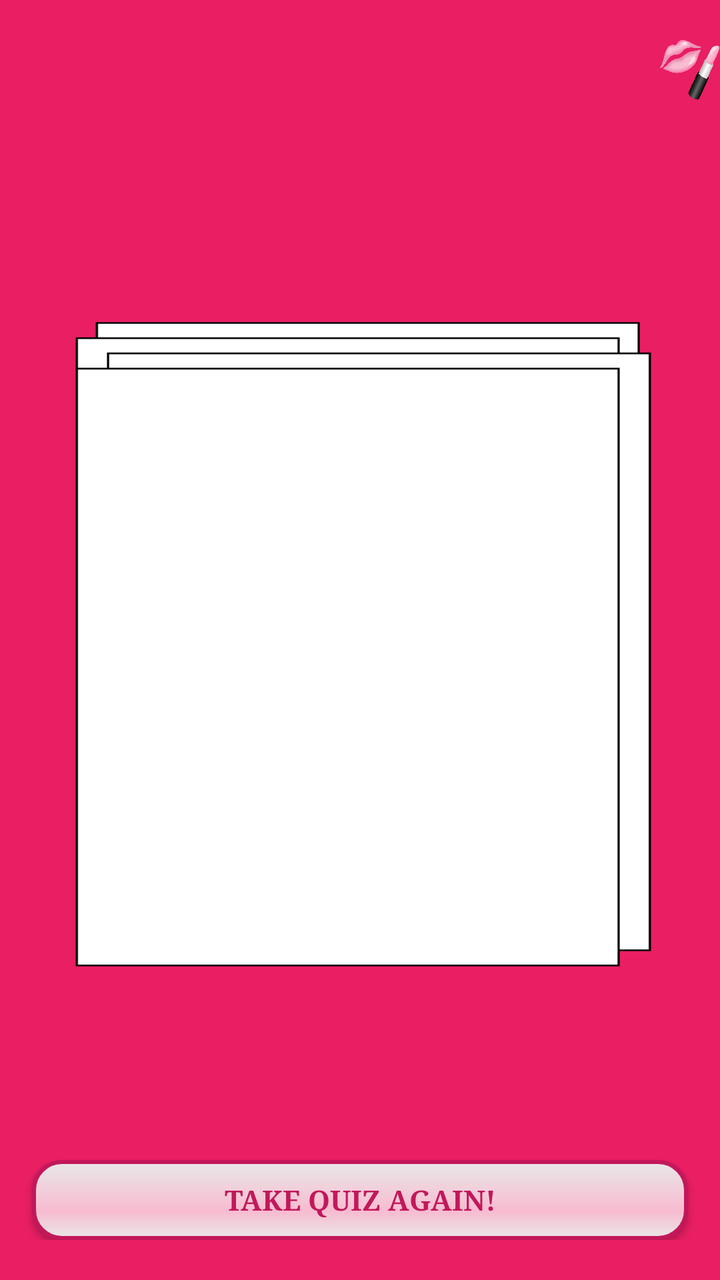
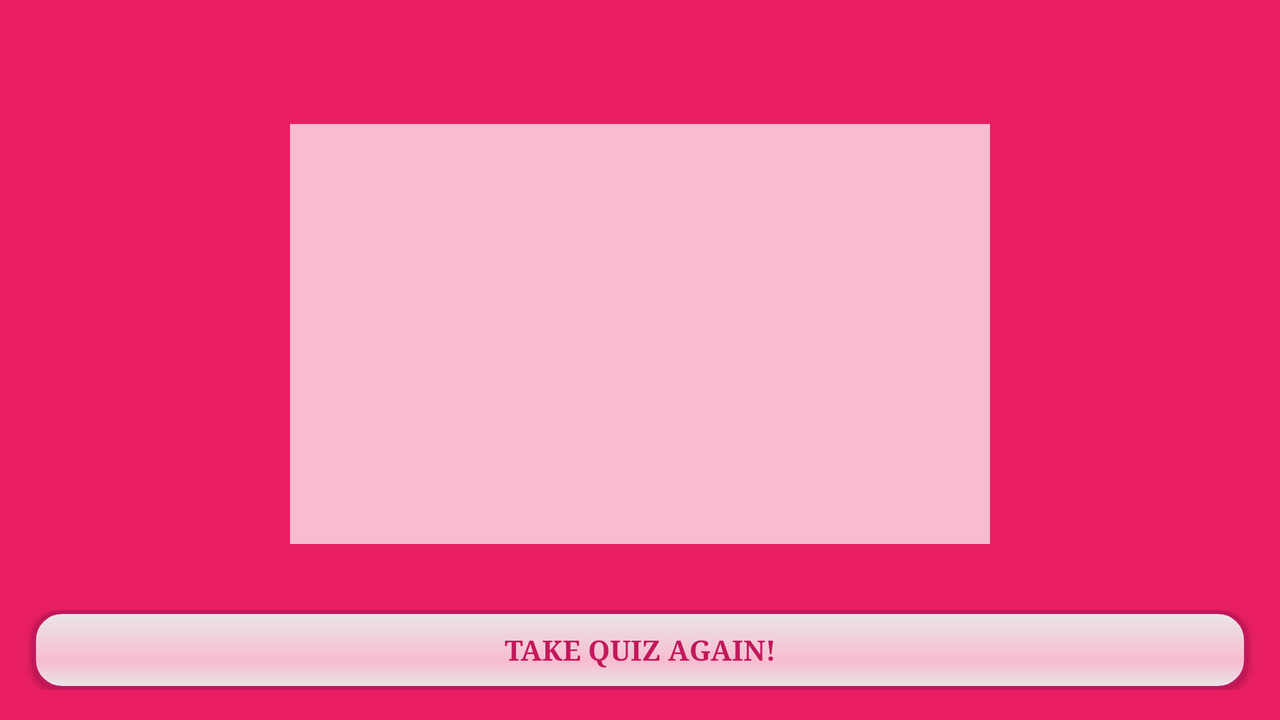

The same Android screen from two of the app's own layout files: first res/layout/ as a phone draws it, then the repository's variant for another configuration, drawn on a device whose configuration selects that folder. Both files follow.
<!-- AndroidManifest.xml: application theme AppTheme -->
<!-- res/layout/activity_results.xml -->
<?xml version="1.0" encoding="utf-8"?>
<RelativeLayout xmlns:android="http://schemas.android.com/apk/res/android"
                android:orientation="vertical"
                android:layout_width="match_parent"
                android:layout_height="match_parent"
                android:background="#E91E63"
                android:paddingBottom="20dp"
                android:paddingTop="20dp">


    <ImageView
        android:layout_width="340dp"
        android:layout_height="350dp"
        android:id="@+id/imageView2"
        android:layout_centerHorizontal="true"
        android:layout_centerVertical="true"
        android:background="@drawable/notecards2" />

    <TextView
        android:layout_width="270dp"
        android:layout_height="350dp"
        android:id="@+id/textView4"
        android:layout_centerVertical="true"
        android:layout_centerHorizontal="true"
        android:padding="10dp"
        android:paddingLeft="30dp"
        android:paddingRight="30dp"
        android:typeface="serif"
        android:textStyle="bold|italic"
        android:textSize="15dp"
        android:gravity="center_vertical|center_horizontal"
        android:textColor="#000000" />

    <ImageButton
        android:layout_width="30dp"
        android:layout_height="30dp"
        android:id="@+id/arrowLeft"
        android:layout_centerVertical="true"
        android:background="@drawable/arrow_left"
        android:layout_toEndOf="@+id/textView4"
        android:layout_alignParentLeft="true"/>

    <ImageButton
        android:layout_width="30dp"
        android:layout_height="30dp"
        android:id="@+id/arrowRight"
        android:layout_centerVertical="true"
        android:layout_toStartOf="@+id/textView4"
        android:background="@drawable/arrow_right"
        android:layout_alignParentLeft="false"
        android:layout_alignParentRight="true"/>

    <Button
        style="?android:attr/buttonStyleSmall"
        android:layout_width="fill_parent"
        android:layout_height="40dp"
        android:background="@drawable/button_shape"
        android:text="Take Quiz Again!"
        android:textColor="#C2185B"
        android:id="@+id/quizAgainButton"
        android:textStyle="bold"
        android:typeface="serif"
        android:layout_marginLeft="16dp"
        android:layout_marginRight="16dp"
        android:layout_alignParentBottom="true"
        android:layout_centerHorizontal="true"/>

    <TextView
        android:layout_width="fill_parent"
        android:layout_height="wrap_content"
        android:id="@+id/title"
        android:layout_alignParentTop="true"
        android:layout_alignParentStart="true"
        android:layout_centerHorizontal="true"
        android:typeface="serif"
        android:textStyle="bold|italic"
        android:textSize="20dp"
        android:gravity="center_vertical|center_horizontal"/>

    <ImageButton
        android:layout_width="40dp"
        android:layout_height="30dp"
        android:id="@+id/imageButton3"
        android:background="@drawable/lips_and_lipstick"
        android:layout_alignParentTop="true"
        android:layout_alignStart="@+id/arrowRight"/>

</RelativeLayout>
<!-- resources referenced by this layout -->
<resources>
  <!-- drawable button_shape (drawable) -->
  <?xml version="1.0" encoding="utf-8"?>
  <shape xmlns:android="http://schemas.android.com/apk/res/android" android:shape="rectangle" >
      <corners
          android:radius="14dp"
          />
      <gradient
          android:angle="90"
          android:centerX="35%"
          android:centerColor="#F8BBD0"
          android:startColor="#E8E8E8"
          android:endColor="#E8E8E8"
          android:type="linear"
          />
      <padding
          android:left="0dp"
          android:top="0dp"
          android:right="0dp"
          android:bottom="0dp"
          />
      <size
          android:width="211dp"
          android:height="73dp"
          />
      <stroke
          android:width="2dp"
          android:color="#C2185B"
          />
  </shape>
  <!-- drawable lips_and_lipstick: png bitmap (drawable, 175387 bytes) -->
  <!-- drawable notecards2: png bitmap (drawable, 15334 bytes) -->
  <style name="AppTheme" parent="Theme.AppCompat.Light.DarkActionBar">
  
      </style>
</resources>
<!-- res/layout-land/activity_results.xml (the repository's variant of the layout above) -->
<!-- drawn on the phone turned sideways -->
<?xml version="1.0" encoding="utf-8"?>
<RelativeLayout xmlns:android="http://schemas.android.com/apk/res/android"
                android:orientation="vertical"
                android:layout_width="match_parent"
                android:layout_height="match_parent"
                android:background="#E91E63"
                android:paddingBottom="15dp"
                android:paddingTop="20dp">

    <TextView
        android:layout_width="350dp"
        android:layout_height="210dp"
        android:id="@+id/textView4"
        android:background="#F8BBD0"
        android:typeface="serif"
        android:textStyle="bold|italic"
        android:paddingTop="10dp"
        android:layout_below="@+id/title"
        android:layout_centerHorizontal="true"
        android:gravity="center"/>

    <ImageButton
        android:layout_width="30dp"
        android:layout_height="30dp"
        android:id="@+id/arrowLeft"
        android:layout_centerVertical="true"
        android:background="@drawable/arrow_left"
        android:layout_toEndOf="@+id/textView4"
        android:layout_alignParentLeft="true"/>

    <ImageButton
        android:layout_width="30dp"
        android:layout_height="30dp"
        android:id="@+id/arrowRight"
        android:layout_centerVertical="true"
        android:layout_toStartOf="@+id/textView4"
        android:background="@drawable/arrow_right"
        android:layout_alignParentLeft="false"
        android:layout_alignParentRight="true"/>

    <Button
        style="?android:attr/buttonStyleSmall"
        android:layout_width="fill_parent"
        android:layout_height="40dp"
        android:background="@drawable/button_shape"
        android:text="Take Quiz Again!"
        android:textColor="#C2185B"
        android:id="@+id/quizAgainButton"
        android:textStyle="bold"
        android:typeface="serif"
        android:layout_marginLeft="16dp"
        android:layout_marginRight="16dp"
        android:layout_alignParentBottom="true"/>

    <TextView
        android:layout_width="fill_parent"
        android:layout_height="wrap_content"
        android:id="@+id/title"
        android:layout_alignParentTop="true"
        android:layout_alignParentStart="true"
        android:layout_centerHorizontal="true"
        android:typeface="serif"
        android:textStyle="bold|italic"
        android:textSize="20dp"
        android:gravity="center_vertical|center_horizontal"
        android:layout_marginBottom="15dp"/>

</RelativeLayout>
<!-- resources referenced by the variant -->
<!-- as the phone turned sideways resolves them -->
<resources>
  <!-- drawable button_shape (drawable) -->
  <?xml version="1.0" encoding="utf-8"?>
  <shape xmlns:android="http://schemas.android.com/apk/res/android" android:shape="rectangle" >
      <corners
          android:radius="14dp"
          />
      <gradient
          android:angle="90"
          android:centerX="35%"
          android:centerColor="#F8BBD0"
          android:startColor="#E8E8E8"
          android:endColor="#E8E8E8"
          android:type="linear"
          />
      <padding
          android:left="0dp"
          android:top="0dp"
          android:right="0dp"
          android:bottom="0dp"
          />
      <size
          android:width="211dp"
          android:height="73dp"
          />
      <stroke
          android:width="2dp"
          android:color="#C2185B"
          />
  </shape>
  <style name="AppTheme" parent="Theme.AppCompat.Light.DarkActionBar">
  
      </style>
</resources>
